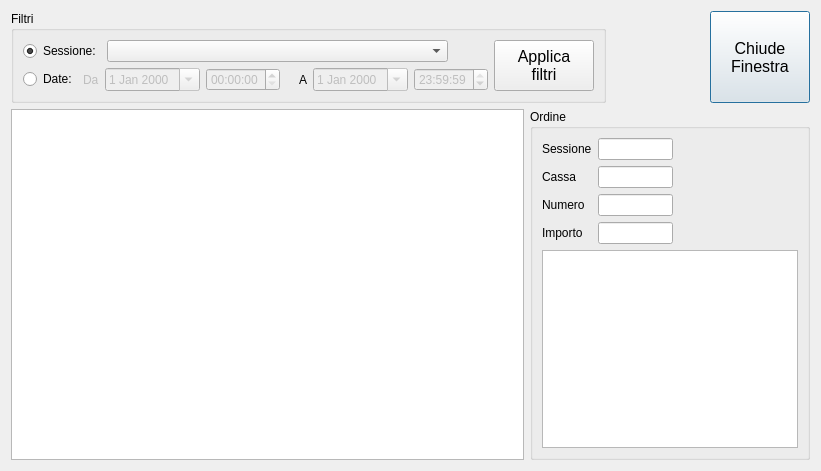
<?xml version="1.0" encoding="UTF-8"?>
<ui version="4.0">
 <class>StoricoOrdini</class>
 <widget class="QDialog" name="StoricoOrdini">
  <property name="geometry">
   <rect>
    <x>0</x>
    <y>0</y>
    <width>821</width>
    <height>471</height>
   </rect>
  </property>
  <property name="windowTitle">
   <string>Storico ordini</string>
  </property>
  <property name="modal">
   <bool>true</bool>
  </property>
  <layout class="QVBoxLayout" name="verticalLayout_2" stretch="0,1">
   <item>
    <layout class="QHBoxLayout" name="horizontalLayout_3" stretch="0,1,0">
     <item>
      <widget class="QGroupBox" name="groupBox">
       <property name="sizePolicy">
        <sizepolicy hsizetype="Preferred" vsizetype="Preferred">
         <horstretch>0</horstretch>
         <verstretch>0</verstretch>
        </sizepolicy>
       </property>
       <property name="title">
        <string>Filtri</string>
       </property>
       <layout class="QHBoxLayout" name="horizontalLayout_16">
        <item>
         <layout class="QHBoxLayout" name="horizontalLayout_17">
          <item>
           <layout class="QVBoxLayout" name="verticalLayout_3">
            <item>
             <layout class="QHBoxLayout" name="horizontalLayout_9" stretch="0,1,0">
              <item>
               <widget class="QRadioButton" name="sessioneBox">
                <property name="text">
                 <string>Sessione:</string>
                </property>
                <property name="checked">
                 <bool>true</bool>
                </property>
               </widget>
              </item>
              <item>
               <widget class="QComboBox" name="sessioneCombo">
                <property name="sizeAdjustPolicy">
                 <enum>QComboBox::AdjustToMinimumContentsLength</enum>
                </property>
               </widget>
              </item>
              <item>
               <spacer name="horizontalSpacer_4">
                <property name="orientation">
                 <enum>Qt::Horizontal</enum>
                </property>
                <property name="sizeHint" stdset="0">
                 <size>
                  <width>40</width>
                  <height>20</height>
                 </size>
                </property>
               </spacer>
              </item>
             </layout>
            </item>
            <item>
             <layout class="QHBoxLayout" name="horizontalLayout_4">
              <item>
               <widget class="QRadioButton" name="filtroDateBox">
                <property name="text">
                 <string>Date:</string>
                </property>
               </widget>
              </item>
              <item>
               <layout class="QHBoxLayout" name="horizontalLayout_5">
                <item>
                 <widget class="QLabel" name="label_4">
                  <property name="enabled">
                   <bool>false</bool>
                  </property>
                  <property name="text">
                   <string>Da</string>
                  </property>
                 </widget>
                </item>
                <item>
                 <widget class="QDateEdit" name="fromData">
                  <property name="enabled">
                   <bool>false</bool>
                  </property>
                  <property name="calendarPopup">
                   <bool>true</bool>
                  </property>
                 </widget>
                </item>
                <item>
                 <widget class="QTimeEdit" name="fromOra">
                  <property name="enabled">
                   <bool>false</bool>
                  </property>
                 </widget>
                </item>
                <item>
                 <spacer name="horizontalSpacer_4">
                  <property name="orientation">
                   <enum>Qt::Horizontal</enum>
                  </property>
                  <property name="sizeType">
                   <enum>QSizePolicy::Fixed</enum>
                  </property>
                  <property name="sizeHint" stdset="0">
                   <size>
                    <width>13</width>
                    <height>17</height>
                   </size>
                  </property>
                 </spacer>
                </item>
                <item>
                 <widget class="QLabel" name="label_5">
                  <property name="text">
                   <string>A</string>
                  </property>
                 </widget>
                </item>
                <item>
                 <widget class="QDateEdit" name="toData">
                  <property name="enabled">
                   <bool>false</bool>
                  </property>
                  <property name="calendarPopup">
                   <bool>true</bool>
                  </property>
                 </widget>
                </item>
                <item>
                 <widget class="QTimeEdit" name="toOra">
                  <property name="enabled">
                   <bool>false</bool>
                  </property>
                  <property name="time">
                   <time>
                    <hour>23</hour>
                    <minute>59</minute>
                    <second>59</second>
                   </time>
                  </property>
                 </widget>
                </item>
               </layout>
              </item>
             </layout>
            </item>
           </layout>
          </item>
          <item>
           <widget class="QPushButton" name="filtraBtn_5">
            <property name="sizePolicy">
             <sizepolicy hsizetype="Minimum" vsizetype="Expanding">
              <horstretch>0</horstretch>
              <verstretch>0</verstretch>
             </sizepolicy>
            </property>
            <property name="minimumSize">
             <size>
              <width>100</width>
              <height>0</height>
             </size>
            </property>
            <property name="maximumSize">
             <size>
              <width>16777215</width>
              <height>100</height>
             </size>
            </property>
            <property name="font">
             <font>
              <pointsize>12</pointsize>
             </font>
            </property>
            <property name="text">
             <string>Applica
filtri</string>
            </property>
            <property name="autoDefault">
             <bool>false</bool>
            </property>
           </widget>
          </item>
         </layout>
        </item>
       </layout>
      </widget>
     </item>
     <item>
      <spacer name="horizontalSpacer_18">
       <property name="orientation">
        <enum>Qt::Horizontal</enum>
       </property>
       <property name="sizeHint" stdset="0">
        <size>
         <width>100</width>
         <height>20</height>
        </size>
       </property>
      </spacer>
     </item>
     <item>
      <widget class="QPushButton" name="filtraBtn_6">
       <property name="sizePolicy">
        <sizepolicy hsizetype="Minimum" vsizetype="Expanding">
         <horstretch>0</horstretch>
         <verstretch>0</verstretch>
        </sizepolicy>
       </property>
       <property name="minimumSize">
        <size>
         <width>100</width>
         <height>0</height>
        </size>
       </property>
       <property name="maximumSize">
        <size>
         <width>16777215</width>
         <height>100</height>
        </size>
       </property>
       <property name="font">
        <font>
         <pointsize>12</pointsize>
        </font>
       </property>
       <property name="text">
        <string>Chiude
Finestra</string>
       </property>
      </widget>
     </item>
    </layout>
   </item>
   <item>
    <layout class="QHBoxLayout" name="horizontalLayout_2">
     <item>
      <widget class="QTableView" name="ordiniTable">
       <property name="sizePolicy">
        <sizepolicy hsizetype="Expanding" vsizetype="Expanding">
         <horstretch>1</horstretch>
         <verstretch>0</verstretch>
        </sizepolicy>
       </property>
       <property name="palette">
        <palette>
         <active>
          <colorrole role="Highlight">
           <brush brushstyle="SolidPattern">
            <color alpha="255">
             <red>49</red>
             <green>106</green>
             <blue>197</blue>
            </color>
           </brush>
          </colorrole>
          <colorrole role="HighlightedText">
           <brush brushstyle="SolidPattern">
            <color alpha="255">
             <red>255</red>
             <green>255</green>
             <blue>255</blue>
            </color>
           </brush>
          </colorrole>
         </active>
         <inactive>
          <colorrole role="Highlight">
           <brush brushstyle="SolidPattern">
            <color alpha="255">
             <red>48</red>
             <green>108</green>
             <blue>197</blue>
            </color>
           </brush>
          </colorrole>
          <colorrole role="HighlightedText">
           <brush brushstyle="SolidPattern">
            <color alpha="255">
             <red>255</red>
             <green>255</green>
             <blue>255</blue>
            </color>
           </brush>
          </colorrole>
         </inactive>
         <disabled>
          <colorrole role="Highlight">
           <brush brushstyle="SolidPattern">
            <color alpha="255">
             <red>49</red>
             <green>106</green>
             <blue>197</blue>
            </color>
           </brush>
          </colorrole>
          <colorrole role="HighlightedText">
           <brush brushstyle="SolidPattern">
            <color alpha="255">
             <red>255</red>
             <green>255</green>
             <blue>255</blue>
            </color>
           </brush>
          </colorrole>
         </disabled>
        </palette>
       </property>
       <property name="selectionMode">
        <enum>QAbstractItemView::SingleSelection</enum>
       </property>
       <property name="selectionBehavior">
        <enum>QAbstractItemView::SelectRows</enum>
       </property>
       <attribute name="horizontalHeaderHighlightSections">
        <bool>false</bool>
       </attribute>
       <attribute name="horizontalHeaderMinimumSectionSize">
        <number>30</number>
       </attribute>
      </widget>
     </item>
     <item>
      <widget class="QGroupBox" name="groupBox_2">
       <property name="title">
        <string>Ordine</string>
       </property>
       <layout class="QVBoxLayout" name="verticalLayout">
        <item>
         <layout class="QHBoxLayout" name="horizontalLayout">
          <item>
           <layout class="QFormLayout" name="formLayout">
            <property name="fieldGrowthPolicy">
             <enum>QFormLayout::AllNonFixedFieldsGrow</enum>
            </property>
            <item row="0" column="0">
             <widget class="QLabel" name="label_3">
              <property name="text">
               <string>Sessione</string>
              </property>
             </widget>
            </item>
            <item row="0" column="1">
             <widget class="QLineEdit" name="sessioneOrdineTxt">
              <property name="maximumSize">
               <size>
                <width>75</width>
                <height>16777215</height>
               </size>
              </property>
              <property name="maxLength">
               <number>3</number>
              </property>
              <property name="alignment">
               <set>Qt::AlignRight|Qt::AlignTrailing|Qt::AlignVCenter</set>
              </property>
              <property name="readOnly">
               <bool>true</bool>
              </property>
             </widget>
            </item>
            <item row="2" column="0">
             <widget class="QLabel" name="label">
              <property name="text">
               <string>Numero</string>
              </property>
             </widget>
            </item>
            <item row="2" column="1">
             <widget class="QLineEdit" name="numeroOrdineTxt">
              <property name="maximumSize">
               <size>
                <width>75</width>
                <height>16777215</height>
               </size>
              </property>
              <property name="maxLength">
               <number>5</number>
              </property>
              <property name="alignment">
               <set>Qt::AlignRight|Qt::AlignTrailing|Qt::AlignVCenter</set>
              </property>
              <property name="readOnly">
               <bool>true</bool>
              </property>
             </widget>
            </item>
            <item row="3" column="0">
             <widget class="QLabel" name="label_2">
              <property name="text">
               <string>Importo</string>
              </property>
             </widget>
            </item>
            <item row="3" column="1">
             <widget class="QLineEdit" name="importoOrdineTxt">
              <property name="maximumSize">
               <size>
                <width>75</width>
                <height>16777215</height>
               </size>
              </property>
              <property name="maxLength">
               <number>10</number>
              </property>
              <property name="alignment">
               <set>Qt::AlignRight|Qt::AlignTrailing|Qt::AlignVCenter</set>
              </property>
              <property name="readOnly">
               <bool>true</bool>
              </property>
             </widget>
            </item>
            <item row="1" column="0">
             <widget class="QLabel" name="label_6">
              <property name="text">
               <string>Cassa</string>
              </property>
             </widget>
            </item>
            <item row="1" column="1">
             <widget class="QLineEdit" name="cassaOrdineTxt">
              <property name="maximumSize">
               <size>
                <width>75</width>
                <height>16777215</height>
               </size>
              </property>
              <property name="alignment">
               <set>Qt::AlignRight|Qt::AlignTrailing|Qt::AlignVCenter</set>
              </property>
              <property name="readOnly">
               <bool>true</bool>
              </property>
             </widget>
            </item>
           </layout>
          </item>
          <item>
           <spacer name="horizontalSpacer">
            <property name="orientation">
             <enum>Qt::Horizontal</enum>
            </property>
            <property name="sizeHint" stdset="0">
             <size>
              <width>40</width>
              <height>20</height>
             </size>
            </property>
           </spacer>
          </item>
         </layout>
        </item>
        <item>
         <widget class="QTableView" name="articoliOrdineTbl">
          <property name="selectionMode">
           <enum>QAbstractItemView::NoSelection</enum>
          </property>
          <attribute name="horizontalHeaderVisible">
           <bool>true</bool>
          </attribute>
          <attribute name="verticalHeaderVisible">
           <bool>false</bool>
          </attribute>
         </widget>
        </item>
       </layout>
      </widget>
     </item>
    </layout>
   </item>
  </layout>
 </widget>
 <resources/>
 <connections>
  <connection>
   <sender>filtraBtn_6</sender>
   <signal>clicked()</signal>
   <receiver>StoricoOrdini</receiver>
   <slot>reject()</slot>
   <hints>
    <hint type="sourcelabel">
     <x>834</x>
     <y>81</y>
    </hint>
    <hint type="destinationlabel">
     <x>1009</x>
     <y>95</y>
    </hint>
   </hints>
  </connection>
 </connections>
</ui>
